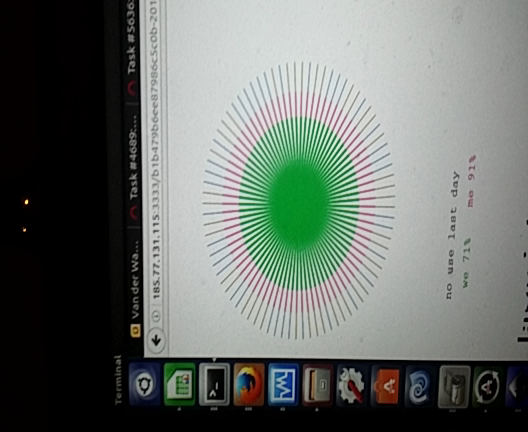
#> input picture test/cases/2016-04-01T21:37:30.934Z.png, 528 x 432 px; its folder holds only this picture in this run
$ python detect.py
#> lines starting #> are read from the running program, lines starting #| are printed output that depends on the picture; after the words box and inside, x2 and y2 are one past the last pixel; in counts of white or black regions, pixels touching at a corner belong together; long printed decimals are rounded


from os import listdir
import sys
import cv2
import numpy as np
import math
import binascii

def nothing(*arg):
    pass


# [25 lines left out: functions show, auto_canny, not called in this run]

def find_ellipse(img, mx=400, app=5,blr=10):


    gray = cv2.cvtColor(img.copy(), cv2.COLOR_BGR2GRAY)

    #331/360
    #128/260
    #C_MIN = np.array([0,0,0],np.uint8)
    #C_MAX = np.array([0,0,0],np.uint8)

    blurred = cv2.GaussianBlur(gray, (5, 5), 0)
    edged = cv2.Canny(blurred, 0, 50, apertureSize=3)


    if False:
        # interesting approach but difficult to make circle large enough
        hsv  = cv2.cvtColor(img, cv2.COLOR_BGR2HSV)

        hsv = cv2.blur(hsv, (15,15))
        C = 128/2
        spikes = cv2.inRange(hsv.copy(), (C-10, 5, 20), (C+10,255,185))
        C = 331/2
        spikes2 = cv2.inRange(hsv.copy(), (C-10, 5, 20), (C+10,255,185))

        result = cv2.bitwise_or(spikes, spikes2)


    threshed = edged
    threshed = cv2.blur(edged, (5,5))
    threshed = cv2.blur(threshed, (5,5))
    threshed = cv2.blur(threshed, (5,5))
    threshed = cv2.blur(threshed, (5,5))

    #cv2.imshow('file1', threshed)

    (contours, c2)= cv2.findContours( threshed.copy(),
            cv2.RETR_TREE, cv2.CHAIN_APPROX_SIMPLE)
    cnts = sorted(contours, key = cv2.contourArea, reverse = True)[:10]

    ccnts = []
    for cont in cnts:
        arr = cv2.contourArea(cont)
        #print('cont', cv2.contourArea(cont))
        if (len(cont)<10):
            continue
        (x,y),(MA,ma),angle = cv2.fitEllipse(cont)

        if (arr<2500):
            continue


        ell_arr = 3.14 * MA * ma / 4
        print('  ' + str(arr/ell_arr) + ' ; ' + str(cv2.contourArea(cont)))
        if arr/ell_arr <0.9 or arr/ell_arr > 1.10:
            continue

        epsilon = 0.001 * cv2.arcLength(cont,True)
        ccnts.append(cv2.approxPolyDP(cont, 0.5, True))


    if len(ccnts) < 1:
        return (0,0),(0,0),None
    cont = sorted(ccnts, key = cv2.contourArea, reverse = True)[0]
    #cv2.drawContours(img, [cont], -1, (0,255,0), 3)


    return cv2.fitEllipse(cont)

def lhex(x):
    return ' '.join([hex(b)[2:] for b in x])


# [37 lines left out: functions check_checksum, check_hash, not called in this run]


for filename in sorted(listdir('.')):
    if filename[-4:] != '.png':
        continue
    if len(sys.argv)>1 and sys.argv[1] != filename:
        continue

    print('loading ' + filename)

    img = cv2.imread(filename)
#> img is the input picture: shape (432, 528, 3); mean B, G, R 106.9, 112.4, 105.8

    (height, width, channels) = img.shape
#> height = 432; width = 528; channels = 3


    (x,y),(MA,ma),angle = find_ellipse(img)
#> in find_ellipse, `gray = cv2.cvtColor(img.copy(), cv2.COLOR_BGR2GRAY)`:
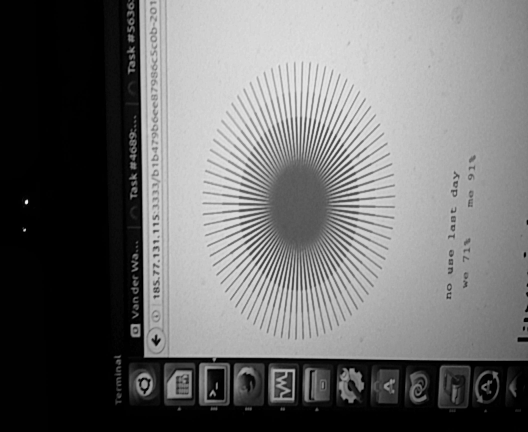
#> gray: shape (432, 528); min 0, max 245, mean 109.8
#> in find_ellipse, `blurred = cv2.GaussianBlur(gray, (5, 5), 0)`:
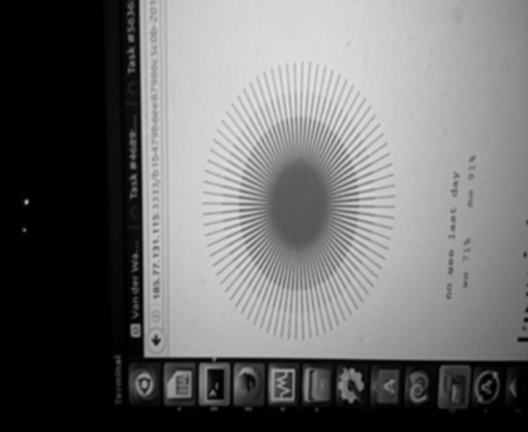
#> blurred: shape (432, 528); min 0, max 226, mean 109.8
#> in find_ellipse, `edged = cv2.Canny(blurred, 0, 50, apertureSize=3)`:
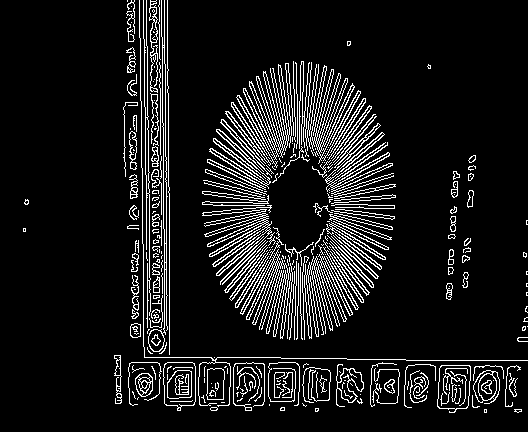
#> edged: shape (432, 528); 9.9% white in thin lines or dots
#> in find_ellipse, `threshed = cv2.blur(edged, (5,5))`:
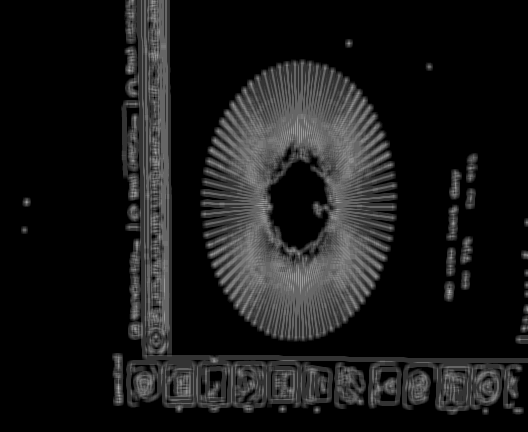
#> threshed: shape (432, 528); min 0, max 173, mean 25.3
#> in find_ellipse, `threshed = cv2.blur(threshed, (5,5))`:
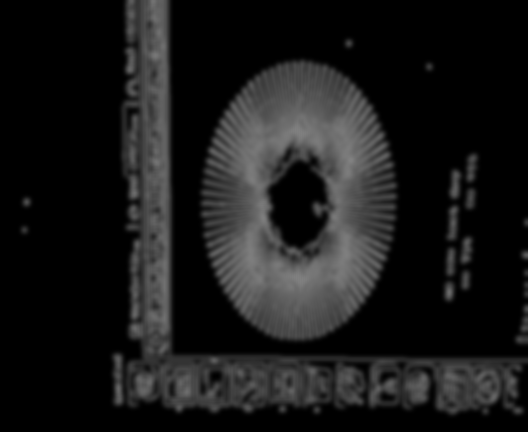
#> threshed: shape (432, 528); min 0, max 129, mean 25.3
#> in find_ellipse, `(contours, c2)= cv2.findContours( threshed.copy(), cv2.RETR_TREE, cv2...`: contours = 10 contours; largest, box (x1, y1, x2, y2) and area: (195, 54, 403, 347) 47142, (107, 0, 528, 420) 44476, (439, 148, 483, 307) 4613, (274, 166, 321, 243) 2238, (510, 245, 528, 349) 1020; c2 = [[1, -1, -1, -1], [2, 0, -1, -1], [3, 1, -1, -1], [4, 2, -1, -1], [5, 3, -1, -1], [6, 4, -1, -1], [8, 5, 7, -1], [-1, -1, -1, 6], [9, 6, -1, -1], [-1, 8, -1, -1]]
#> in find_ellipse, `cnts = sorted(contours, key = cv2.contourArea, reverse = True)[:10]`: cnts has the same summary as contours
#> the loop in find_ellipse, `for cont in cnts:` made 10 passes
#> (arr, x, y, MA, ma, angle) on passes 4 to 10: (2238.5, 297.2, 204, 42.89, 73.49, 0.166), (1019.5, 525.5, 297.7, 23.28, 149.2, 3.91), (277, 26.18, 201.7, 18.48, 19.46, 8.79), (259.5, 348.3, 42.75, 18.23, 18.85, 32.05), (233.5, 428.8, 66.24, 17.36, 18, 143.7), (228, 24, 229.5, 17.21, 17.46, 90), (122, 526.3, 222, 16.22, 17.96, 0)
#> (arr, x, y, MA, ma, angle, ell_arr) on passes 2 to 3: (44476, -161.3, 674.5, 490.1, 901.2, 0, 346685.8), (4613, 460.1, 226.4, 38.12, 175.7, 4.5, 5257.8)
#|   0.9998 ; 47142.0
#|   0.1283 ; 44476.0
#|   0.8774 ; 4613.0
#> after the loop in find_ellipse, `for cont in cnts:`: ccnts = 1 contour; box (x1, y1, x2, y2) and area: (195, 54, 403, 347) 47140
#> in find_ellipse, `cont = sorted(ccnts, key = cv2.contourArea, reverse = True)[0]`: cont = contour of 204 points, box (x1, y1, x2, y2) (195, 54, 403, 347), area 47140
#> x = 298.3; y = 200.2; MA = 205.8; ma = 292; angle = 1.4
    if angle == None:
        print("NO ELLIPSE")
        continue


    print("ELLIPSE @" + str(ma) + ','+str(MA) + ',' + str(angle))
#| ELLIPSE @292.012,205.806,1.403


    bgr = img # cv2.cvtColor(img, cv2.COLOR_RGBA2BGR)
    hsv  = cv2.cvtColor(bgr, cv2.COLOR_BGR2HSV)
#> hsv: shape (432, 528, 3); mean H, S, V 51.2, 53, 114.5

    cv2.namedWindow('edge')


    #display  = cv2.cvtColor(spikes, cv2.COLOR_GRAY2RGB)
    display = img.copy()

    blank = img.copy()

    if True:


        ma *= .90
#> ma = 262.8
        MA *= .90
#> MA = 185.2

        cv2.ellipse(display,(int(x),int(y)),(int(MA/2), int(ma/2)),angle,0,360,(0,0,255))
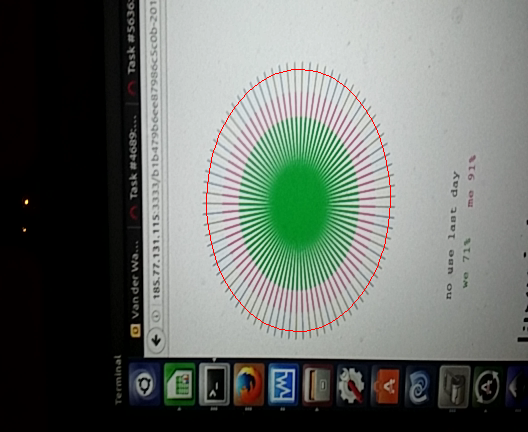
#> display: shape (432, 528, 3); 0.28% of pixels changed, all inside (x1, y1, x2, y2) = (206, 69, 391, 332)

        ell_angle = angle * math.pi / 180
#> ell_angle = 0.0245
        minval=(255,0)
        trg = hsv.copy()
        points = []
        pixcount=31
        midpix = (pixcount-1)/2
        TRES = 160
        online = False
        counton = 0
        resulthash = ''
        for a in range(80 * pixcount ):
            ang = math.pi * 2 * a / (80*pixcount)
            xx = math.cos(ang) * (MA/2)
            yy = math.sin(ang) * (ma/2)


            xxx = xx * math.cos(ell_angle) - yy * math.sin(ell_angle)
            yyy = xx * math.sin(ell_angle) + yy * math.cos(ell_angle)

            xx = xxx + x
            yy = yyy + y

            if xx < 0 or yy < 00 or xx > width or yy > height:
                continue
            #print(hsv[yy,xx])
#> (the run stopped early here; a loop or call above may not have finished)

$ run again, on test/cases/2016-04-01T21:37:43.720Z.png
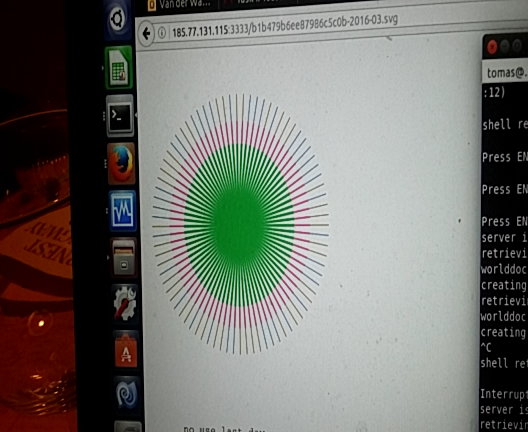
#> input picture test/cases/2016-04-01T21:37:43.720Z.png, 528 x 432 px
#> img is the input picture: shape (432, 528, 3); mean B, G, R 109.9, 115.8, 115.1
#> in find_ellipse, `edged = cv2.Canny(blurred, 0, 50, apertureSize=3)`:
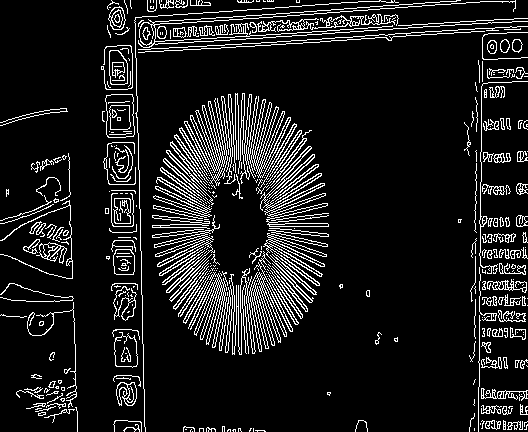
#> edged: shape (432, 528); 11.1% white in thin lines or dots
#> in find_ellipse, `threshed = cv2.blur(threshed, (5,5))`:
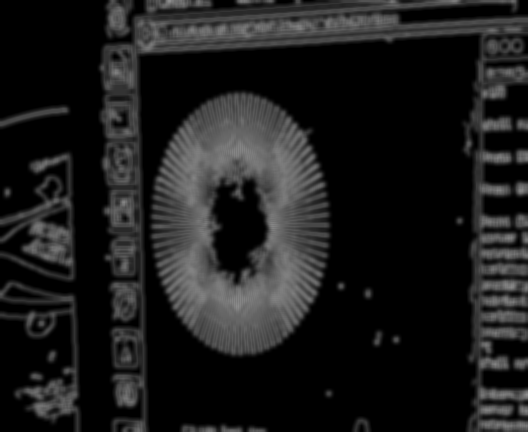
#> threshed: shape (432, 528); min 0, max 142, mean 28.4
#> contours = 18 contours, 4 with area under 20; largest, box (x1, y1, x2, y2) and area: (94, 0, 528, 432) 100006, (0, 276, 85, 432) 8300, (0, 147, 80, 286) 7998, (218, 190, 262, 268) 2021, (0, 101, 74, 133) 1308; c2 = 18 rows, first 6: [1, -1, -1, -1], [2, 0, -1, -1], [3, 1, -1, -1], [4, 2, -1, -1], [5, 3, -1, -1], [6, 4, -1, -1]
#> cnts = 10 contours; largest, box (x1, y1, x2, y2) and area: (94, 0, 528, 432) 100006, (0, 276, 85, 432) 8300, (0, 147, 80, 286) 7998, (218, 190, 262, 268) 2021, (0, 101, 74, 133) 1308
#> the loop in find_ellipse, `for cont in cnts:` made 10 passes
#> (arr, x, y, MA, ma, angle) on passes 4 to 10: (2021, 237.2, 226.9, 42.07, 75.88, 0.625), (1307.5, 28.22, 116.2, 19.46, 112.8, 77.8), (937.5, 222.5, 427.5, 15.45, 111.2, 91.83), (624, 383.6, 338.1, 22.78, 39.6, 94.26), (398, 453.3, 12.75, 5.32, 117.6, 86.4), (396, 361.2, 428.5, 26.07, 33.1, 180), (286, 367.8, 293, 18.97, 20.1, 177.4)
#> (printed output is left out)
#> after the loop in find_ellipse, `for cont in cnts:`: ccnts = []
#> `(x,y),(MA,ma),angle = find_ellipse(img)`: x = 0

$ run again, on test/cases/2016-04-01T21:37:47.982Z.png
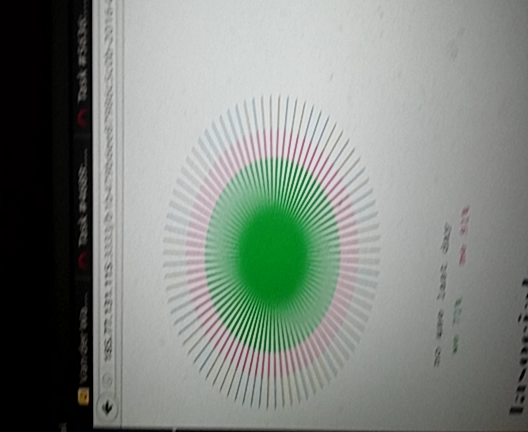
#> input picture test/cases/2016-04-01T21:37:47.982Z.png, 528 x 432 px
#> img is the input picture: shape (432, 528, 3); mean B, G, R 128.8, 135.7, 128
#> in find_ellipse, `edged = cv2.Canny(blurred, 0, 50, apertureSize=3)`:
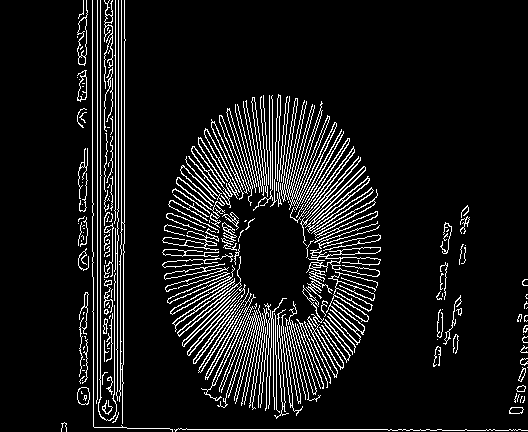
#> edged: shape (432, 528); 9.4% white in thin lines or dots, all inside (x1, y1, x2, y2) = (61, 0, 528, 432)
#> contours = 6 contours, 1 with area under 20; largest, box (x1, y1, x2, y2) and area: (70, 0, 528, 432) 90884, (426, 199, 477, 374) 5321, (245, 212, 303, 299) 3676, (54, 416, 74, 432) 258, (238, 205, 247, 214) 38; c2 = [[1, -1, -1, -1], [2, 0, -1, -1], [-1, 1, 3, -1], [4, -1, -1, 2], [5, 3, -1, 2], [-1, 4, -1, 2]]
#> cnts has the same summary as contours
#> the loop in find_ellipse, `for cont in cnts:` made 6 passes
#> (arr, x, y, MA, ma, angle, ell_arr) on passes 1 to 2: (90884.5, 263, 264.3, 331.4, 516.7, 119.3, 134443.7), (5321, 450.4, 284.6, 40.59, 192.6, 5.9, 6137.5)
#> (printed output is left out)
#> after the loop in find_ellipse, `for cont in cnts:`: ccnts = 1 contour; box (x1, y1, x2, y2) and area: (245, 212, 303, 299) 3678
#> cont = contour of 48 points, box (x1, y1, x2, y2) (245, 212, 303, 299), area 3678
#> `(x,y),(MA,ma),angle = find_ellipse(img)`: x = 273.5; y = 256.9; MA = 55.56; ma = 87.81; angle = 175.5
#| ELLIPSE @87.814,55.556,175.513
#> hsv: shape (432, 528, 3); mean H, S, V 56.3, 33.2, 136.7
#> `ma *= .90`: ma = 79.03
#> `MA *= .90`: MA = 50
#> `cv2.ellipse(display,(int(x),int(y)),(int(MA/2), int(ma/2)),angle,0,360..`:
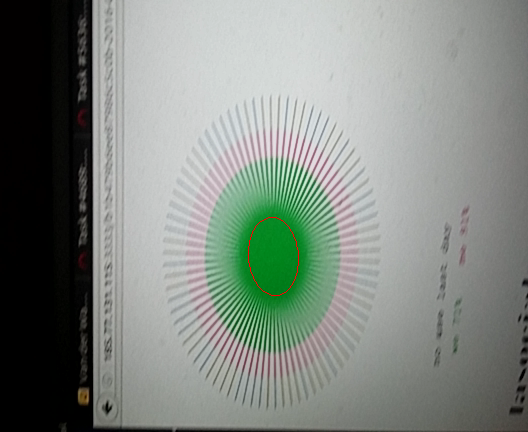
#> display: shape (432, 528, 3); 0.08% of pixels changed, all inside (x1, y1, x2, y2) = (248, 217, 299, 296)
#> ell_angle = 3.06
